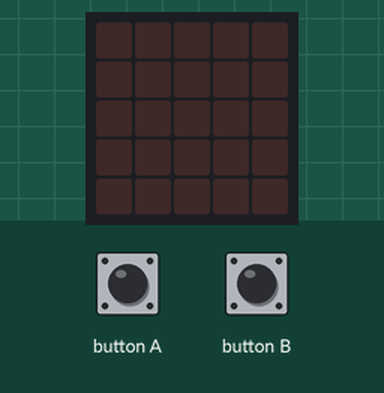
This program was run on a simulated BBC micro:bit (MakeCode). On the bench: the board's 5×5 LED display. The inputs (shaded band) are chosen by the test bench.

Above: at 1.2 s.
1.3 s: button A pressed for 0.15 s
At 1.8 s:
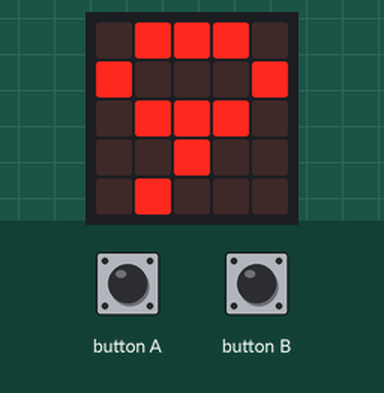
4.4 s: button B pressed for 0.15 s
At 5.6 s:
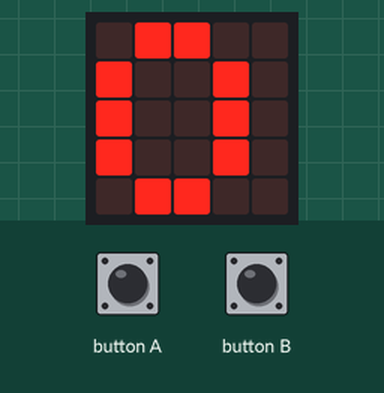
7.5 s: button A pressed for 3.2 s
At 8.15 s:
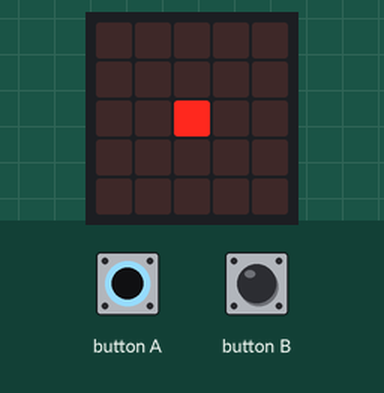
Timing chart, 0 to 10.5 s (numbered marks = the images above; inputs shaded):
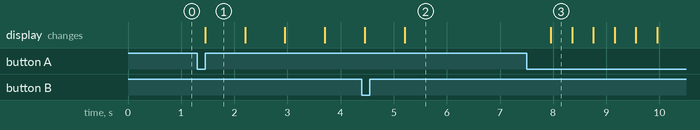

Measured:
- after the input at 1.3 s, the display: changes after 0.15 s (image 1)
- what the display in image 1 shows lasts 0.7 s, from 1.5 s to 2.2 s
- what the display in image 3 shows lasts 0.4 s, from 8.0 s to 8.4 s

The program:

main.ts
```typescript
let number = 0
input.onButtonPressed(Button.A, function () {
    number = 10
    while (true) {
        if (input.buttonIsPressed(Button.A)) {
            basic.pause(1000000000000000000000000000000000000000000000000000000000000000000000000000000000000000000000000000000000)
        } else {
            if (number >= 0) {
                number += -1
                basic.showNumber(number)
            }
        }
        if (number == 0) {
            basic.showNumber(0)
            basic.pause(2000)
            number += -1
        }
        if (number < 0) {
            for (let index = 0; index < 1; index++) {
                basic.showLeds(`
                    . . . . .
                    . . . . .
                    . . # . .
                    . . . . .
                    . . . . .
                    `)
                basic.showLeds(`
                    . . . . .
                    . . # . .
                    . # . # .
                    . . # . .
                    . . . . .
                    `)
                basic.showLeds(`
                    . . # . .
                    . # . # .
                    # . . . #
                    . # . # .
                    . . # . .
                    `)
                basic.showLeds(`
                    . # . # .
                    # . . . #
                    . . . . .
                    # . . . #
                    . # . # .
                    `)
                basic.showLeds(`
                    # . . . #
                    . . . . .
                    . . . . .
                    . . . . .
                    # . . . #
                    `)
                basic.showLeds(`
                    . . . . .
                    . . . . .
                    . . . . .
                    . . . . .
                    . . . . .
                    `)
            }
        }
    }
})
input.onButtonPressed(Button.B, function () {
    number = 0
})
```

test.ts
```typescript
// 在這裡測試；當此封包作為擴充功能時，將不會編譯此內容。
```
